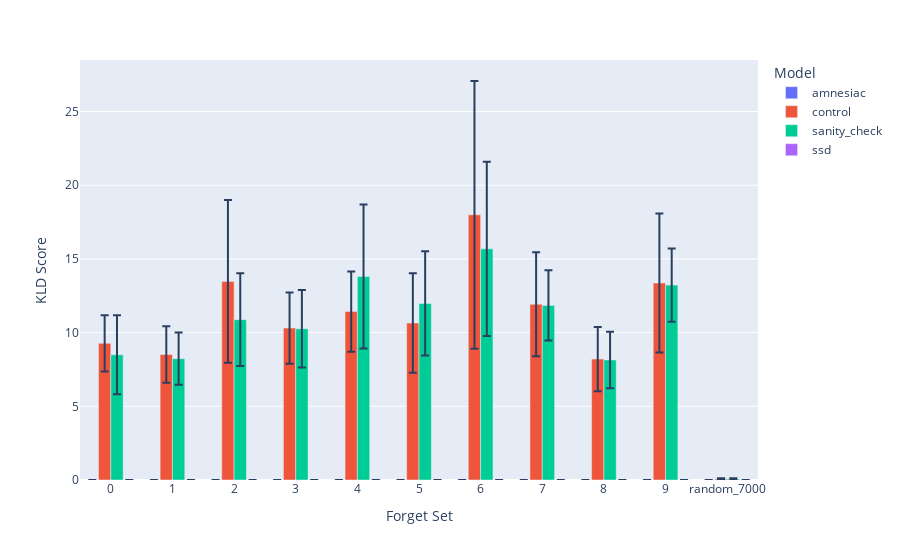

The notebook cell this image was saved under:
### Code cell
fig = px.bar(
    plot_df,
    x='forget_set',
    y='mean_score',
    color='model',
    labels={
        'forget_set': 'Forget Set',
        'mean_score': 'KLD Score',
        'model': 'Model',
    },
    barmode='group',
    error_y='std_score'
)
fig.show()

### Figure 1 — Plotly figure (JSON) as saved in the notebook; plotly's stock layout.template omitted (floating-point values rounded to 4 significant figures)
{"data": [{"alignmentgroup": "True", "error_y": {"array": [0, 0, 0, 0, 0, 0, 0, 0, 0, 0, 0]}, "hovertemplate": "Model=amnesiac<br>Forget Set=%{x}<br>KLD Score=%{y}<extra></extra>", "legendgroup": "amnesiac", "marker": {"color": "#636efa", "pattern": {"shape": ""}}, "name": "amnesiac", "offsetgroup": "amnesiac", "orientation": "v", "showlegend": true, "textposition": "auto", "type": "bar", "x": ["0", "1", "2", "3", "4", "5", "6", "7", "8", "9", "random_7000"], "xaxis": "x", "y": [0, 0, 0, 0, 0, 0, 0, 0, 0, 0, 0], "yaxis": "y"}, {"alignmentgroup": "True", "error_y": {"array": [1.905, 1.918, 5.517, 2.421, 2.724, 3.372, 9.081, 3.531, 2.184, 4.712, 0.04166]}, "hovertemplate": "Model=control<br>Forget Set=%{x}<br>KLD Score=%{y}<extra></extra>", "legendgroup": "control", "marker": {"color": "#EF553B", "pattern": {"shape": ""}}, "name": "control", "offsetgroup": "control", "orientation": "v", "showlegend": true, "textposition": "auto", "type": "bar", "x": ["0", "1", "2", "3", "4", "5", "6", "7", "8", "9", "random_7000"], "xaxis": "x", "y": [9.275, 8.515, 13.47, 10.31, 11.43, 10.65, 17.99, 11.92, 8.205, 13.36, 0.07637], "yaxis": "y"}, {"alignmentgroup": "True", "error_y": {"array": [2.679, 1.774, 3.15, 2.63, 4.883, 3.537, 5.913, 2.388, 1.916, 2.49, 0.04492]}, "hovertemplate": "Model=sanity_check<br>Forget Set=%{x}<br>KLD Score=%{y}<extra></extra>", "legendgroup": "sanity_check", "marker": {"color": "#00cc96", "pattern": {"shape": ""}}, "name": "sanity_check", "offsetgroup": "sanity_check", "orientation": "v", "showlegend": true, "textposition": "auto", "type": "bar", "x": ["0", "1", "2", "3", "4", "5", "6", "7", "8", "9", "random_7000"], "xaxis": "x", "y": [8.495, 8.235, 10.88, 10.26, 13.8, 11.98, 15.68, 11.85, 8.145, 13.22, 0.07374], "yaxis": "y"}, {"alignmentgroup": "True", "error_y": {"array": [0, 0, 0, 0, 0, 0, 0, 0, 0, 0, 0]}, "hovertemplate": "Model=ssd<br>Forget Set=%{x}<br>KLD Score=%{y}<extra></extra>", "legendgroup": "ssd", "marker": {"color": "#ab63fa", "pattern": {"shape": ""}}, "name": "ssd", "offsetgroup": "ssd", "orientation": "v", "showlegend": true, "textposition": "auto", "type": "bar", "x": ["0", "1", "2", "3", "4", "5", "6", "7", "8", "9", "random_7000"], "xaxis": "x", "y": [0, 0, 0, 0, 0, 0, 0, 0, 0, 0, 0], "yaxis": "y"}], "layout": {"barmode": "group", "legend": {"title": {"text": "Model"}, "tracegroupgap": 0}, "margin": {"t": 60}, "xaxis": {"anchor": "y", "domain": [0, 1], "title": {"text": "Forget Set"}}, "yaxis": {"anchor": "x", "domain": [0, 1], "title": {"text": "KLD Score"}}}}
